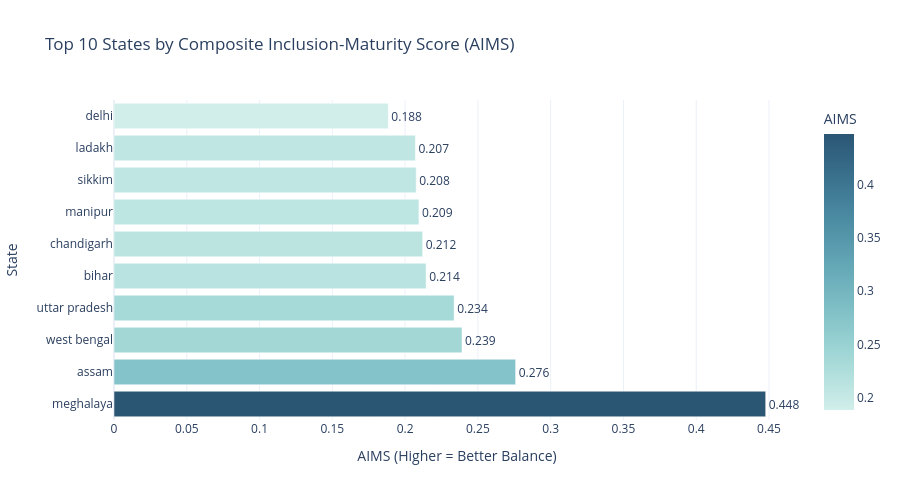

The cell this chart's notebook holds for it:
### Code cell
df['AIMS'] = (
    0.4 * (1 - df['update_intensity']) +
    0.3 * (1 - df['BSI_norm']) +
    0.3 * df['CII']
)
df['AIMS_rank'] = df['AIMS'].rank(ascending=False)
top_aims = df.sort_values('AIMS', ascending=False).head(10)
fig = px.bar(
    top_aims,
    x='AIMS',
    y='state',
    orientation='h',
    text=top_aims['AIMS'].round(3),
    color='AIMS',
    color_continuous_scale='Teal',
    title='Top 10 States by Composite Inclusion-Maturity Score (AIMS)'
)
fig.update_layout(
    xaxis_title='AIMS (Higher = Better Balance)',
    yaxis_title='State',
    template='plotly_white',
    height=500
)
fig.update_traces(textposition='outside')
fig.show()

### Figure 1 — Plotly figure (JSON) as saved in the notebook; plotly's stock layout.template omitted (floating-point values rounded to 4 significant figures)
{"data": [{"hovertemplate": "AIMS=%{marker.color}<br>state=%{y}<br>text=%{text}<extra></extra>", "legendgroup": "", "marker": {"color": [0.4477, 0.2759, 0.2391, 0.2337, 0.2144, 0.2121, 0.2095, 0.2076, 0.2071, 0.1885], "coloraxis": "coloraxis", "pattern": {"shape": ""}}, "name": "", "orientation": "h", "showlegend": false, "text": [0.448, 0.276, 0.239, 0.234, 0.214, 0.212, 0.209, 0.208, 0.207, 0.188], "textposition": "outside", "type": "bar", "x": [0.4477, 0.2759, 0.2391, 0.2337, 0.2144, 0.2121, 0.2095, 0.2076, 0.2071, 0.1885], "xaxis": "x", "y": ["meghalaya", "assam", "west bengal", "uttar pradesh", "bihar", "chandigarh", "manipur", "sikkim", "ladakh", "delhi"], "yaxis": "y"}], "layout": {"barmode": "relative", "coloraxis": {"colorbar": {"title": {"text": "AIMS"}}, "colorscale": [[0, "rgb(209, 238, 234)"], [0.1667, "rgb(168, 219, 217)"], [0.3333, "rgb(133, 196, 201)"], [0.5, "rgb(104, 171, 184)"], [0.6667, "rgb(79, 144, 166)"], [0.8333, "rgb(59, 115, 143)"], [1, "rgb(42, 86, 116)"]]}, "height": 500, "legend": {"tracegroupgap": 0}, "title": {"text": "Top 10 States by Composite Inclusion-Maturity Score (AIMS)"}, "xaxis": {"anchor": "y", "domain": [0, 1], "title": {"text": "AIMS (Higher = Better Balance)"}}, "yaxis": {"anchor": "x", "domain": [0, 1], "title": {"text": "State"}}}}
